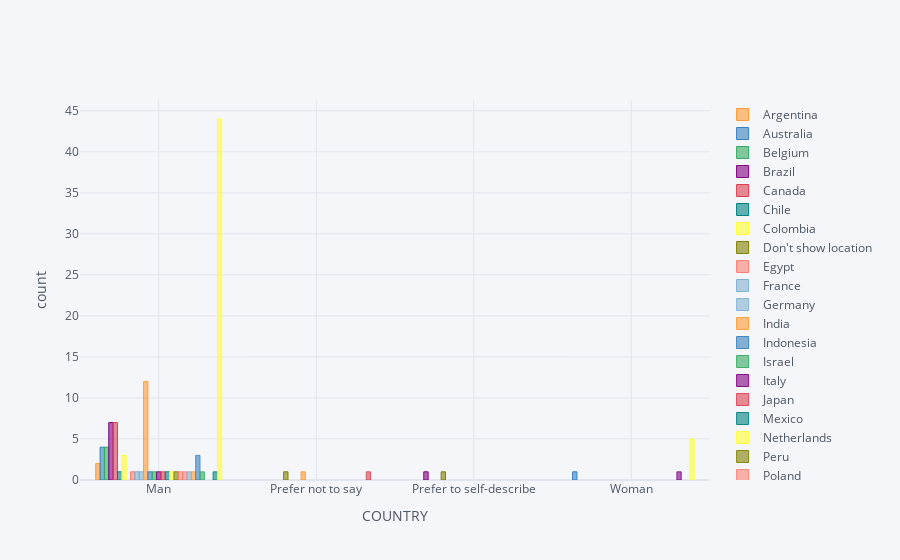

The cell this chart's notebook holds for it:
### Markdown cell above
Only a few women participated in this survey; let's check whether they are from which countries.

### Code cell
# remove rows using the drop() function
aged_70_22.drop(aged_70_22.index[aged_70_22['Q4'] == 'Other'] , inplace=True)
aged_70_22.drop(aged_70_22.index[aged_70_22['Q4'] == "don't show location"], inplace=True)
# display the dataframe
df_country = (
    aged_70_22.groupby("Q3")["Q4"]
    .value_counts()
    .unstack()
)



ax = df_country.iplot(kind="bar",xTitle="COUNTRY",yTitle='count',width=800)

### Figure 1 — Plotly figure (JSON) as saved in the notebook; plotly's stock layout.template omitted (floating-point values rounded to 4 significant figures)
{"data": [{"marker": {"color": "rgba(255, 153, 51, 0.6)", "line": {"color": "rgba(255, 153, 51, 1.0)", "width": 1}}, "name": "Argentina", "orientation": "v", "text": "", "type": "bar", "x": ["Man", "Prefer not to say", "Prefer to self-describe", "Woman"], "y": [2.0, "", "", ""]}, {"marker": {"color": "rgba(55, 128, 191, 0.6)", "line": {"color": "rgba(55, 128, 191, 1.0)", "width": 1}}, "name": "Australia", "orientation": "v", "text": "", "type": "bar", "x": ["Man", "Prefer not to say", "Prefer to self-describe", "Woman"], "y": [4.0, "", "", 1.0]}, {"marker": {"color": "rgba(50, 171, 96, 0.6)", "line": {"color": "rgba(50, 171, 96, 1.0)", "width": 1}}, "name": "Belgium", "orientation": "v", "text": "", "type": "bar", "x": ["Man", "Prefer not to say", "Prefer to self-describe", "Woman"], "y": [4.0, "", "", ""]}, {"marker": {"color": "rgba(128, 0, 128, 0.6)", "line": {"color": "rgba(128, 0, 128, 1.0)", "width": 1}}, "name": "Brazil", "orientation": "v", "text": "", "type": "bar", "x": ["Man", "Prefer not to say", "Prefer to self-describe", "Woman"], "y": [7.0, "", 1.0, ""]}, {"marker": {"color": "rgba(219, 64, 82, 0.6)", "line": {"color": "rgba(219, 64, 82, 1.0)", "width": 1}}, "name": "Canada", "orientation": "v", "text": "", "type": "bar", "x": ["Man", "Prefer not to say", "Prefer to self-describe", "Woman"], "y": [7.0, "", "", ""]}, {"marker": {"color": "rgba(0, 128, 128, 0.6)", "line": {"color": "rgba(0, 128, 128, 1.0)", "width": 1}}, "name": "Chile", "orientation": "v", "text": "", "type": "bar", "x": ["Man", "Prefer not to say", "Prefer to self-describe", "Woman"], "y": [1.0, "", "", ""]}, {"marker": {"color": "rgba(255, 255, 51, 0.6)", "line": {"color": "rgba(255, 255, 51, 1.0)", "width": 1}}, "name": "Colombia", "orientation": "v", "text": "", "type": "bar", "x": ["Man", "Prefer not to say", "Prefer to self-describe", "Woman"], "y": [3.0, "", "", ""]}, {"marker": {"color": "rgba(128, 128, 0, 0.6)", "line": {"color": "rgba(128, 128, 0, 1.0)", "width": 1}}, "name": "Don't show location", "orientation": "v", "text": "", "type": "bar", "x": ["Man", "Prefer not to say", "Prefer to self-describe", "Woman"], "y": ["", 1.0, 1.0, ""]}, {"marker": {"color": "rgba(251, 128, 114, 0.6)", "line": {"color": "rgba(251, 128, 114, 1.0)", "width": 1}}, "name": "Egypt", "orientation": "v", "text": "", "type": "bar", "x": ["Man", "Prefer not to say", "Prefer to self-describe", "Woman"], "y": [1.0, "", "", ""]}, {"marker": {"color": "rgba(128, 177, 211, 0.6)", "line": {"color": "rgba(128, 177, 211, 1.0)", "width": 1}}, "name": "France", "orientation": "v", "text": "", "type": "bar", "x": ["Man", "Prefer not to say", "Prefer to self-describe", "Woman"], "y": [1.0, "", "", ""]}, {"marker": {"color": "rgba(128, 177, 211, 0.6)", "line": {"color": "rgba(128, 177, 211, 0.8999999999999999)", "width": 1}}, "name": "Germany", "orientation": "v", "text": "", "type": "bar", "x": ["Man", "Prefer not to say", "Prefer to self-describe", "Woman"], "y": [1.0, "", "", ""]}, {"marker": {"color": "rgba(255, 153, 51, 0.6)", "line": {"color": "rgba(255, 153, 51, 0.8999999999999999)", "width": 1}}, "name": "India", "orientation": "v", "text": "", "type": "bar", "x": ["Man", "Prefer not to say", "Prefer to self-describe", "Woman"], "y": [12.0, 1.0, "", ""]}, {"marker": {"color": "rgba(55, 128, 191, 0.6)", "line": {"color": "rgba(55, 128, 191, 0.8999999999999999)", "width": 1}}, "name": "Indonesia", "orientation": "v", "text": "", "type": "bar", "x": ["Man", "Prefer not to say", "Prefer to self-describe", "Woman"], "y": [1.0, "", "", ""]}, {"marker": {"color": "rgba(50, 171, 96, 0.6)", "line": {"color": "rgba(50, 171, 96, 0.8999999999999999)", "width": 1}}, "name": "Israel", "orientation": "v", "text": "", "type": "bar", "x": ["Man", "Prefer not to say", "Prefer to self-describe", "Woman"], "y": [1.0, "", "", ""]}, {"marker": {"color": "rgba(128, 0, 128, 0.6)", "line": {"color": "rgba(128, 0, 128, 0.8999999999999999)", "width": 1}}, "name": "Italy", "orientation": "v", "text": "", "type": "bar", "x": ["Man", "Prefer not to say", "Prefer to self-describe", "Woman"], "y": [1.0, "", "", ""]}, {"marker": {"color": "rgba(219, 64, 82, 0.6)", "line": {"color": "rgba(219, 64, 82, 0.8999999999999999)", "width": 1}}, "name": "Japan", "orientation": "v", "text": "", "type": "bar", "x": ["Man", "Prefer not to say", "Prefer to self-describe", "Woman"], "y": [1.0, "", "", ""]}, {"marker": {"color": "rgba(0, 128, 128, 0.6)", "line": {"color": "rgba(0, 128, 128, 0.8999999999999999)", "width": 1}}, "name": "Mexico", "orientation": "v", "text": "", "type": "bar", "x": ["Man", "Prefer not to say", "Prefer to self-describe", "Woman"], "y": [1.0, "", "", ""]}, {"marker": {"color": "rgba(255, 255, 51, 0.6)", "line": {"color": "rgba(255, 255, 51, 0.8999999999999999)", "width": 1}}, "name": "Netherlands", "orientation": "v", "text": "", "type": "bar", "x": ["Man", "Prefer not to say", "Prefer to self-describe", "Woman"], "y": [1.0, "", "", ""]}, {"marker": {"color": "rgba(128, 128, 0, 0.6)", "line": {"color": "rgba(128, 128, 0, 0.8999999999999999)", "width": 1}}, "name": "Peru", "orientation": "v", "text": "", "type": "bar", "x": ["Man", "Prefer not to say", "Prefer to self-describe", "Woman"], "y": [1.0, "", "", ""]}, {"marker": {"color": "rgba(251, 128, 114, 0.6)", "line": {"color": "rgba(251, 128, 114, 0.8999999999999999)", "width": 1}}, "name": "Poland", "orientation": "v", "text": "", "type": "bar", "x": ["Man", "Prefer not to say", "Prefer to self-describe", "Woman"], "y": [1.0, "", "", ""]}, {"marker": {"color": "rgba(251, 128, 114, 0.6)", "line": {"color": "rgba(251, 128, 114, 0.7999999999999998)", "width": 1}}, "name": "Romania", "orientation": "v", "text": "", "type": "bar", "x": ["Man", "Prefer not to say", "Prefer to self-describe", "Woman"], "y": [1.0, "", "", ""]}, {"marker": {"color": "rgba(128, 177, 211, 0.6)", "line": {"color": "rgba(128, 177, 211, 0.7999999999999998)", "width": 1}}, "name": "Saudi Arabia", "orientation": "v", "text": "", "type": "bar", "x": ["Man", "Prefer not to say", "Prefer to self-describe", "Woman"], "y": [1.0, "", "", ""]}, {"marker": {"color": "rgba(255, 153, 51, 0.6)", "line": {"color": "rgba(255, 153, 51, 0.7999999999999998)", "width": 1}}, "name": "South Korea", "orientation": "v", "text": "", "type": "bar", "x": ["Man", "Prefer not to say", "Prefer to self-describe", "Woman"], "y": [1.0, "", "", ""]}, {"marker": {"color": "rgba(55, 128, 191, 0.6)", "line": {"color": "rgba(55, 128, 191, 0.7999999999999998)", "width": 1}}, "name": "Spain", "orientation": "v", "text": "", "type": "bar", "x": ["Man", "Prefer not to say", "Prefer to self-describe", "Woman"], "y": [3.0, "", "", ""]}, {"marker": {"color": "rgba(50, 171, 96, 0.6)", "line": {"color": "rgba(50, 171, 96, 0.7999999999999998)", "width": 1}}, "name": "Thailand", "orientation": "v", "text": "", "type": "bar", "x": ["Man", "Prefer not to say", "Prefer to self-describe", "Woman"], "y": [1.0, "", "", ""]}, {"marker": {"color": "rgba(128, 0, 128, 0.6)", "line": {"color": "rgba(128, 0, 128, 0.7999999999999998)", "width": 1}}, "name": "Ukraine", "orientation": "v", "text": "", "type": "bar", "x": ["Man", "Prefer not to say", "Prefer to self-describe", "Woman"], "y": ["", "", "", 1.0]}, {"marker": {"color": "rgba(219, 64, 82, 0.6)", "line": {"color": "rgba(219, 64, 82, 0.7999999999999998)", "width": 1}}, "name": "United Arab Emirates", "orientation": "v", "text": "", "type": "bar", "x": ["Man", "Prefer not to say", "Prefer to self-describe", "Woman"], "y": ["", 1.0, "", ""]}, {"marker": {"color": "rgba(0, 128, 128, 0.6)", "line": {"color": "rgba(0, 128, 128, 0.7999999999999998)", "width": 1}}, "name": "United Kingdom", "orientation": "v", "text": "", "type": "bar", "x": ["Man", "Prefer not to say", "Prefer to self-describe", "Woman"], "y": [1.0, "", "", ""]}, {"marker": {"color": "rgba(255, 255, 51, 0.6)", "line": {"color": "rgba(255, 255, 51, 0.7999999999999998)", "width": 1}}, "name": "United States", "orientation": "v", "text": "", "type": "bar", "x": ["Man", "Prefer not to say", "Prefer to self-describe", "Woman"], "y": [44.0, "", "", 5.0]}], "layout": {"legend": {"bgcolor": "#F5F6F9", "font": {"color": "#4D5663"}}, "paper_bgcolor": "#F5F6F9", "plot_bgcolor": "#F5F6F9", "title": {"font": {"color": "#4D5663"}}, "xaxis": {"gridcolor": "#E1E5ED", "showgrid": true, "tickfont": {"color": "#4D5663"}, "title": {"font": {"color": "#4D5663"}, "text": "COUNTRY"}, "zerolinecolor": "#E1E5ED"}, "yaxis": {"gridcolor": "#E1E5ED", "showgrid": true, "tickfont": {"color": "#4D5663"}, "title": {"font": {"color": "#4D5663"}, "text": "count"}, "zerolinecolor": "#E1E5ED"}}}
